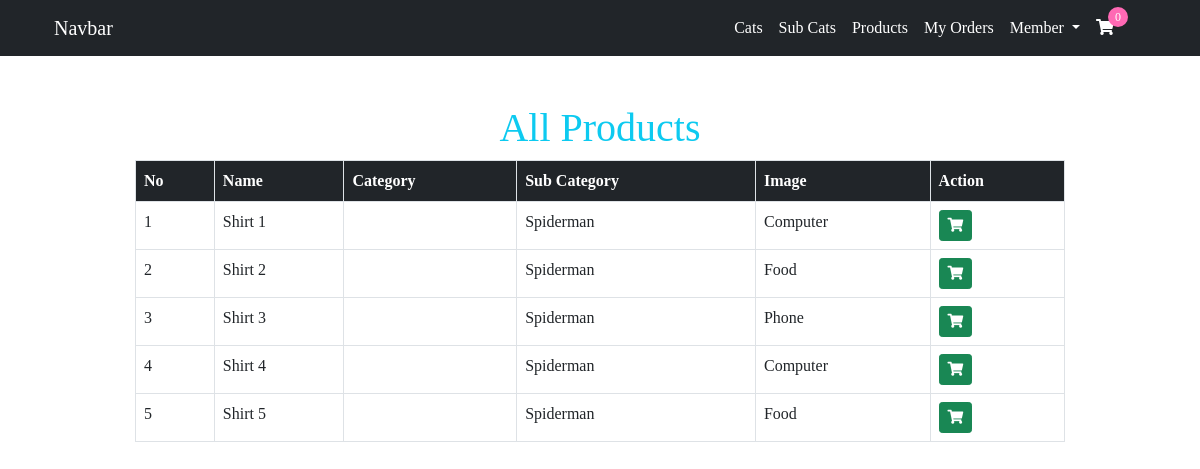
The app's page /, older data.
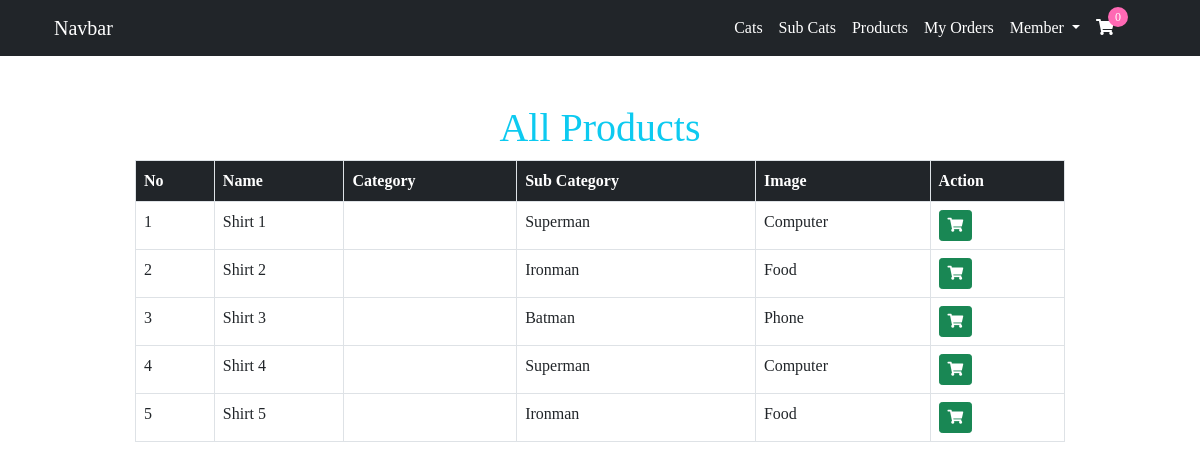
The same page, newer data.
### product/models.py (models this page shows)
class Product(models.Model) :
    name = models.CharField(max_length=100)
    image = models.ImageField()
    price = models.IntegerField()
    category = models.ForeignKey(Category,on_delete=models.CASCADE)
    subcat = models.ForeignKey(SubCat,on_delete=models.CASCADE)

### category/models.py (models this page shows, shortened)
class Category(models.Model) :
    name = models.CharField(max_length=100)
    image = models.ImageField()

class SubCat(models.Model):
    name = models.CharField(max_length=100)
    image = models.ImageField()
    parent = models.ForeignKey(Category,on_delete=models.CASCADE)

### product/views.py (the view)
# urls.py: path('',views.products,name="all-products"),
def products(request):
    products = Product.objects.all();
    context = {
        'products':Product.objects.all()
    }
    return render(request,'product/index.html',context)

### product/templates/product/index.html (shortened to what this page needs)
{% extends 'aws/base.html' %}
{% load crispy_forms_tags %}
{% block content %}
<div class="container my-5">
    <div class="col-md-10 offset-md-1 my-5">
        <h1 class="text-center text-info">All Products</h1>
        <table class="table table-bordered">
            <thead>
                <tr class="bg-dark text-white">
                    <th>No</th>
                    <th>Name</th>
                    <th>Category</th>
                    <th>Sub Category</th>
                    <th>Image</th>
                    <th>Action</th>
                </tr>
            </thead>
            <tbody>
                {% for pro in products %}
                <tr>
                    <td>{{pro.id}}</td>
                    <td>{{pro.name}}</td>
                    <td><img src="{{pro.image.url}}" alt="" width="30px"></td>
                    <td>{{pro.category.name}}</td>
                    <td>{{pro.subcat.name}}</td>
                    <td>
                        <button class="btn btn-success btn-sm" onClick="addToCart('{{pro.id}}')">
                            <i class="fas fa-shopping-cart"></i>
                        </button>
                    </td>
                </tr>
                {% endfor %}
            </tbody>
        </table>
    </div>
</div>
{% endblock %}

Row changes from the older to the newer data that the page shows:
changed through a linked row, Product "Shirt 1": category.name "Spiderman" → "Superman"
changed through a linked row, Product "Shirt 2": category.name "Spiderman" → "Ironman"
changed through a linked row, Product "Shirt 3": category.name "Spiderman" → "Batman"
changed through a linked row, Product "Shirt 4": category.name "Spiderman" → "Superman"
changed through a linked row, Product "Shirt 5": category.name "Spiderman" → "Ironman"
